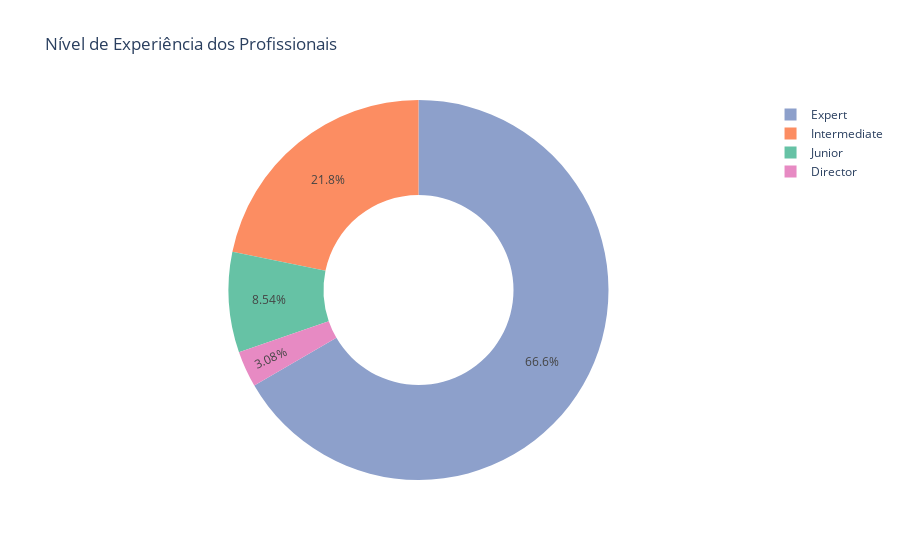

Notebook cell for this chart:
### Markdown cell above
- EN Entry-level / Junior
 - MI Mid-level / Intermediate
 - SE Senior-level / Expert
 - EX Executive-level / Director

### Code cell
# experience levels count according the exeprience level
experience_levels = ["EN", "MI", "SE", "EX"]

freq = df["experience_level"].value_counts().reindex(experience_levels).values

# Criar o gráfico de rosca
fig = go.Figure(
    go.Pie(
        labels=["Junior", "Intermediate", "Expert", "Director"],
        values=freq,
        hole=0.5, # define o tamanho do furo no meio
        marker=dict(colors=['#66c2a5', '#fc8d62', '#8da0cb', '#e78ac3']), # define as cores das fatias
    )
)

# Adicionar título
fig.update_layout(title='Nível de Experiência dos Profissionais')


# Mostrar o gráfico
fig.show()

### Figure 1 — Plotly figure (JSON) as saved in the notebook; plotly's stock layout.template omitted (floating-point values rounded to 4 significant figures)
{"data": [{"hole": 0.5, "labels": ["Junior", "Intermediate", "Expert", "Director"], "marker": {"colors": ["#66c2a5", "#fc8d62", "#8da0cb", "#e78ac3"]}, "type": "pie", "values": [311, 793, 2426, 112]}], "layout": {"title": {"text": "Nível de Experiência dos Profissionais"}}}
